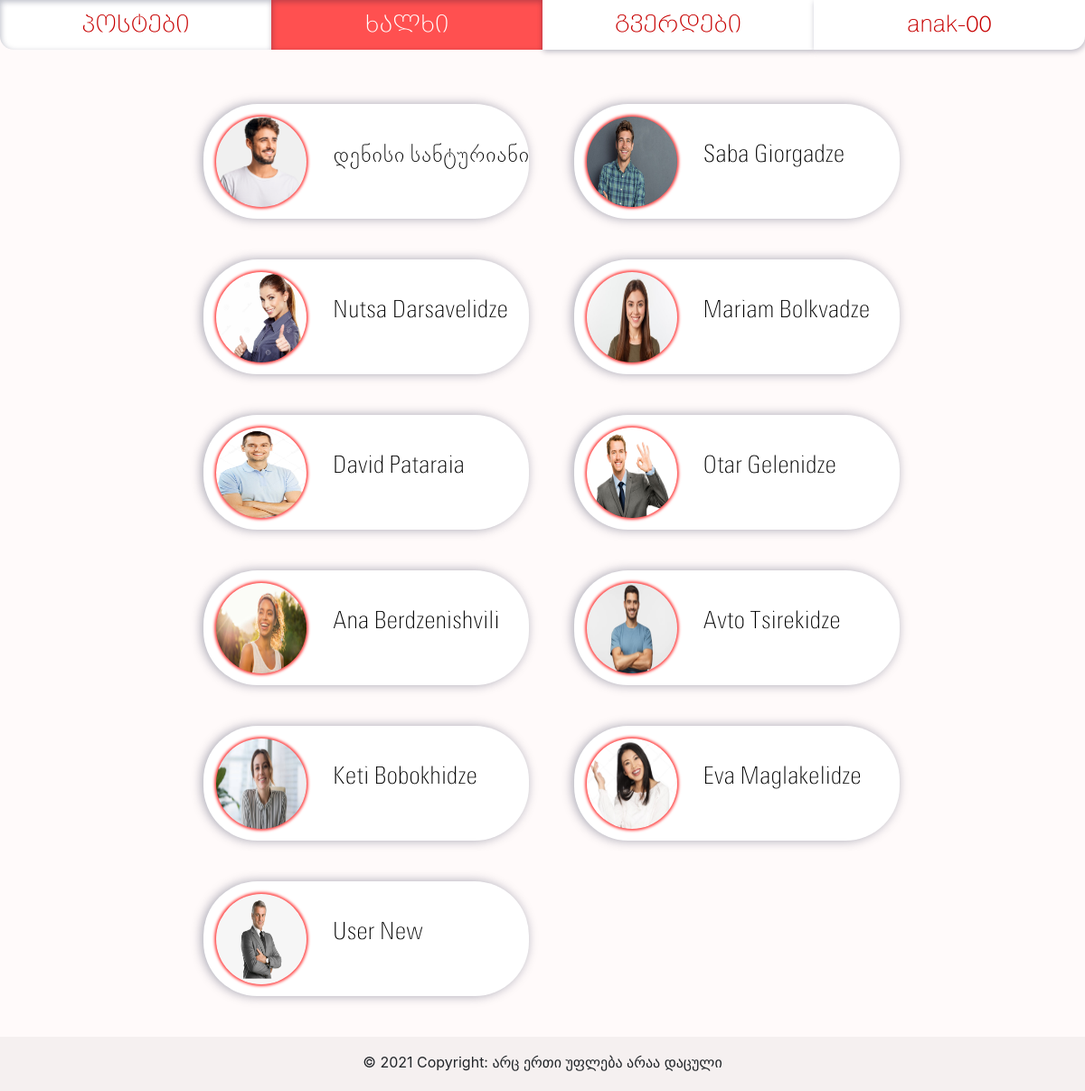
/people (signed in), run on the app's committed database.
### app.py (models this page shows, shortened)
class UserModel(db.Model):
    __tablename__ = 'users'
    id = db.Column(db.Integer, primary_key=True)
    username = db.Column(db.String, unique=True)
    name_first = db.Column(db.String)
    name_last = db.Column(db.String)
    email = db.Column(db.String, unique=True)
    phone = db.Column(db.String)
    sex = db.Column(db.String)
    dob = db.Column(db.Date)
    password = db.Column(db.String)
    age = db.Column(db.Integer)
    picture = db.Column(db.String)
    post = db.relationship('PostsModel', backref='usermodel', uselist=False)

### routes.py (the view)
@app.route('/people')
def list_people():
    people_list = UserModel.query.all()
    return render_template('people.html', pages=pages_nav_list, people_list=people_list)

### templates/people.html
{% extends "base.html" %}
{% block content %}
{% from 'macros.html' import show_profile_picture %}
        <div class="profile-list-all">
        {% for p in people_list %}
            <a href="/profile/{{p.username}}">
                <div class="profile-list-one">
                    <table style="flex-direction: row">
                    <td>
                        <tr> {{ show_profile_picture(p, 'profile-list-image') }} </tr>
                    </td>
                    <td>
                        <tr><span class="profile-list-name"> {{ p.name_first }} {{ p.name_last }}
                        </span> </tr>
                    </td>
                    </table>
                </div>
            </a>
        {% endfor %}
        </div>
{% endblock %}

### templates/macros.html (shortened to what this page needs)
{% macro generate_navbar(pages) %}
    <nav class="c-12" id="navbar">
        {% for page in pages %}
            {% if request.endpoint.endswith(page[0]) %}
                <a class="c-3 nav-button active" href="{{ url_for(page[0]) }}">{{ page[1] }}</a>
            {% else %}
                <a class="c-3 nav-button nav-passive" href="{{ url_for(page[0]) }}">{{ page[1] }}</a>
            {% endif %}
        {% endfor %}
    </nav>
{% endmacro %}
{% macro show_profile_picture(user, style) %}
      {% if user.picture %}
        <img src="{{ url_for('static', filename='profile_pictures/%s' % user.picture) }}" class="{{style}}" alt="my_profile_picture">
      {% else %}
        <img src="{{ url_for('static', filename='profile_pictures/default_profile_picture.png') }}" class="{{style}}" alt="my_profile_picture">
      {% endif %}
{% endmacro %}

### static/styles.css (style rules this page uses)
html, body { margin:0; padding:0; height:100%; background-color: #fffafa; }
* { box-sizing: border-box; }
.c-3 { width: 25%; }
.c-12 { width: 100%; }
#navbar { display: flex; font-size: 26px; font-family: "BPG Nino Elite Exp Caps", sans-serif; }
.nav-button, .nav-button:hover { padding: 0.5rem 1rem; text-align: center; text-decoration: none; user-select: none; }
#navbar .active { background-color: #ff5050; box-shadow: inset 1px 2px 6px rgba(2, 12, 47, 0.27); color: white }
#navbar .nav-passive { background-color: white; border: none; box-shadow: 1px 2px 6px rgba(2, 12, 47, 0.27); color: #C70101; }
#navbar :first-child { border-bottom-left-radius: 15px; }
#navbar :last-child { border-bottom-right-radius: 15px; }
.profile-list-all { margin-left: 15%; margin-right: 10%; margin-top: 5%; flex-direction: row; }
.profile-list-one { display: inline-block; left: 10%; margin-left: 5%; margin-bottom: 5%; width: 40%; height: 5%; background-color: white; border-radius: 60px; padding: 1%; box-shadow: -2px 0 12px rgba(2, 12, 47, 0.35); }
.profile-list-name { font-family: "Open Sans Mixed", "BPG Nino Elite", sans-serif; font-size: 26px; color: #000000; overflow: hidden; margin-top: 2.3%; margin-left: 1.6%; white-space: nowrap; text-overflow: ellipsis; max-width: 250px; display: inline-block; position: absolute; }
.profile-list-image { border-radius: 50px; background-color: #ff5050; box-shadow: 0 0 3px 2px #ff5050; height: 100px; width: 100px; margin: 5px 10px 0 5px; }

### data on the page
UserModel: picture (picture), name_first "დენისი", name_last "სანტურიანი"
UserModel: picture (picture), name_first "Saba", name_last "Giorgadze"
UserModel: picture (picture), name_first "Nutsa", name_last "Darsavelidze"
UserModel: picture (picture), name_first "Mariam", name_last "Bolkvadze"
UserModel: picture (picture), name_first "David", name_last "Pataraia"
UserModel: picture (picture), name_first "Otar", name_last "Gelenidze"
UserModel: picture (picture), name_first "Ana", name_last "Berdzenishvili"
UserModel: picture (picture), name_first "Avto", name_last "Tsirekidze"
UserModel: picture (picture), name_first "Keti", name_last "Bobokhidze"
UserModel: picture (picture), name_first "Eva", name_last "Maglakelidze"
UserModel: picture (picture), name_first "User", name_last "New"

### other printed values
{{ page[1] }} "პოსტები" "გვერდები" "anak-00"
{{ page[1] }} "ხალხი"
